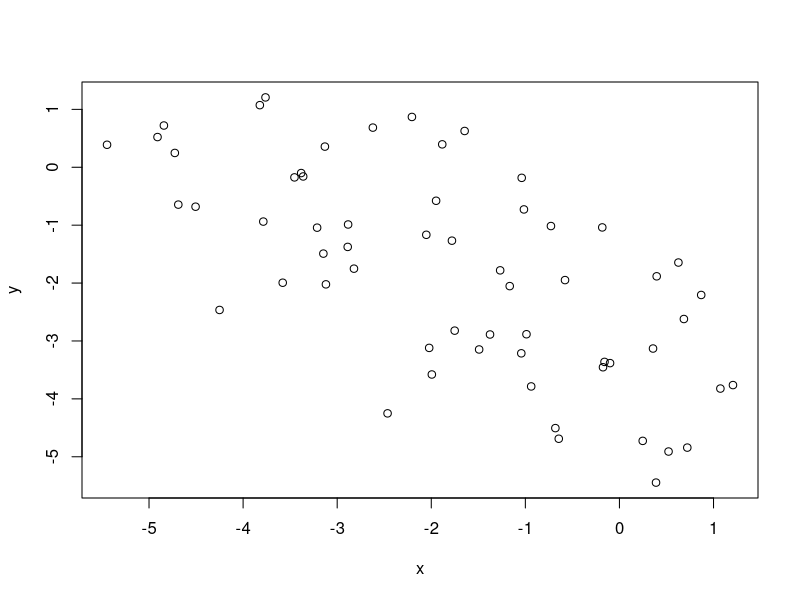
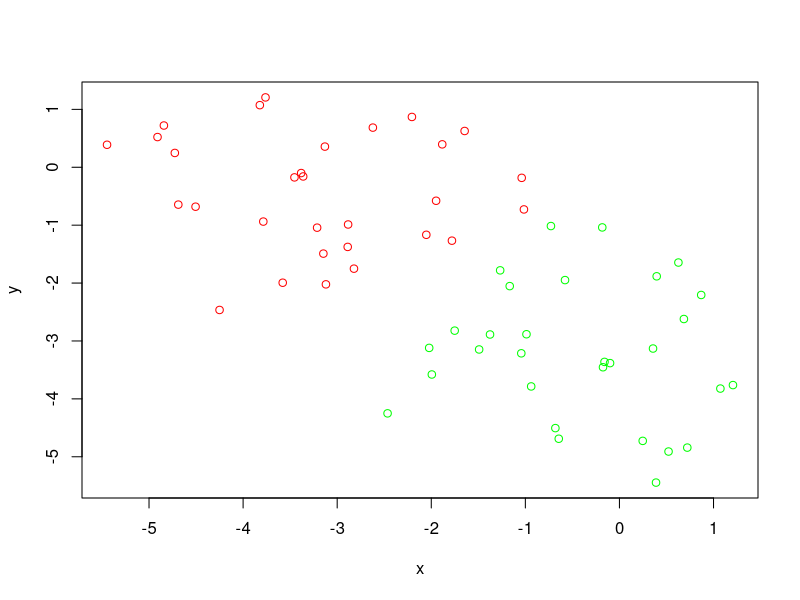
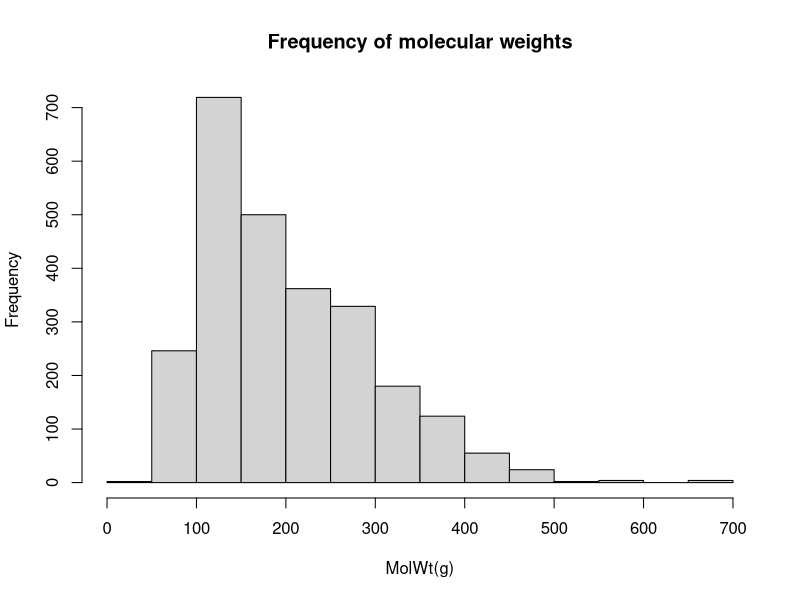
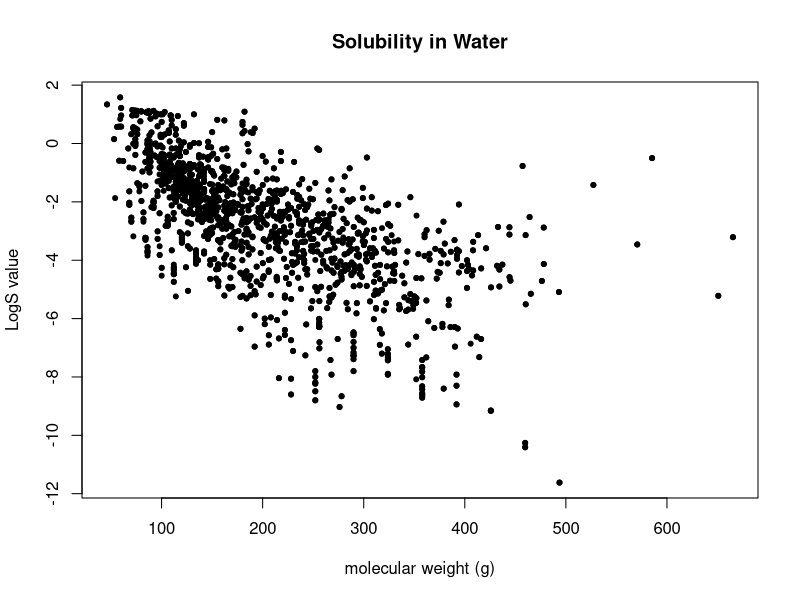
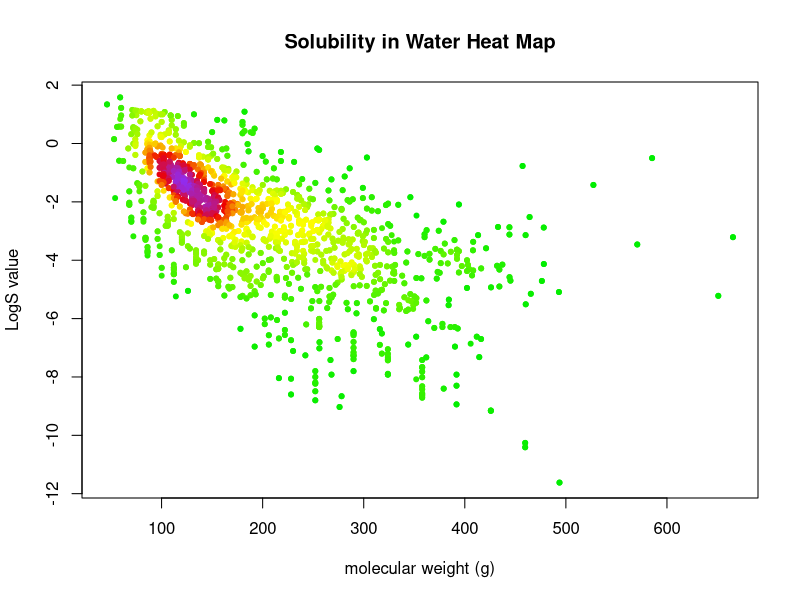

The R source for these figures, in order:
## ---- chunk 1
knitr::opts_chunk$set(echo = TRUE)
## ---- chunk 2
tmp <- c(rnorm(30,-3), rnorm(rnorm(30,3)))

x <- cbind(x = tmp, y=rev(tmp))
plot(x)
## ---- chunk 3
kmeansData <- kmeans(x, centers=2,nstart=2)
palette(c("red","green"))
plot(x, col=kmeansData$cluster)
## ---- chunk 4
table <- read.csv("DataFileWithMolWt.csv", header = TRUE)
## ---- chunk 5
indexes <- table$MolWt > 0 
molarity <- 10 ** table$VALUE
table <- cbind(table, molarity)

## ---- chunk 6
name_min_max <- function(x){
  names(x) <- c("min","max")
  return(x)
}
name_list_ranges <- function(x, ... ){
  x <- name_min_max(x)
  return(x)  
}
## ---- chunk 7
molwt_range <- range(table$MolWt[indexes])
names(molwt_range) <- c("min","max") 
hist(table$MolWt[indexes],xlab="MolWt(g)", main = "Frequency of molecular weights")

logs_range <- range(table$VALUE[indexes])
gPerL_range <- range(table$molarity[indexes]*table$MolWt[indexes])
molarity_range <- range(table$molarity[indexes])

molarity_range <-  name_min_max(molarity_range)
logs_range <- name_min_max(logs_range)
molarity_range
logs_range
## ---- chunk 8
rescale <- function(x){
  rng <- range(x, na.rm=TRUE)
  (x - rng[1])/(rng[2] - rng[1])
}


## ---- chunk 9
dcols.custom = densCols( table$MolWt[indexes], table$VALUE[indexes], colramp=colorRampPalette(c("green2", "yellow","red2","purple2")))

plot( table$MolWt[indexes], table$VALUE[indexes], pch=20, xlab="molecular weight (g)", ylab="LogS value", main =  "Solubility in Water")

plot( table$MolWt[indexes], table$VALUE[indexes], pch=20, col=dcols.custom, xlab="molecular weight (g)", ylab="LogS value", main =  "Solubility in Water Heat Map")


